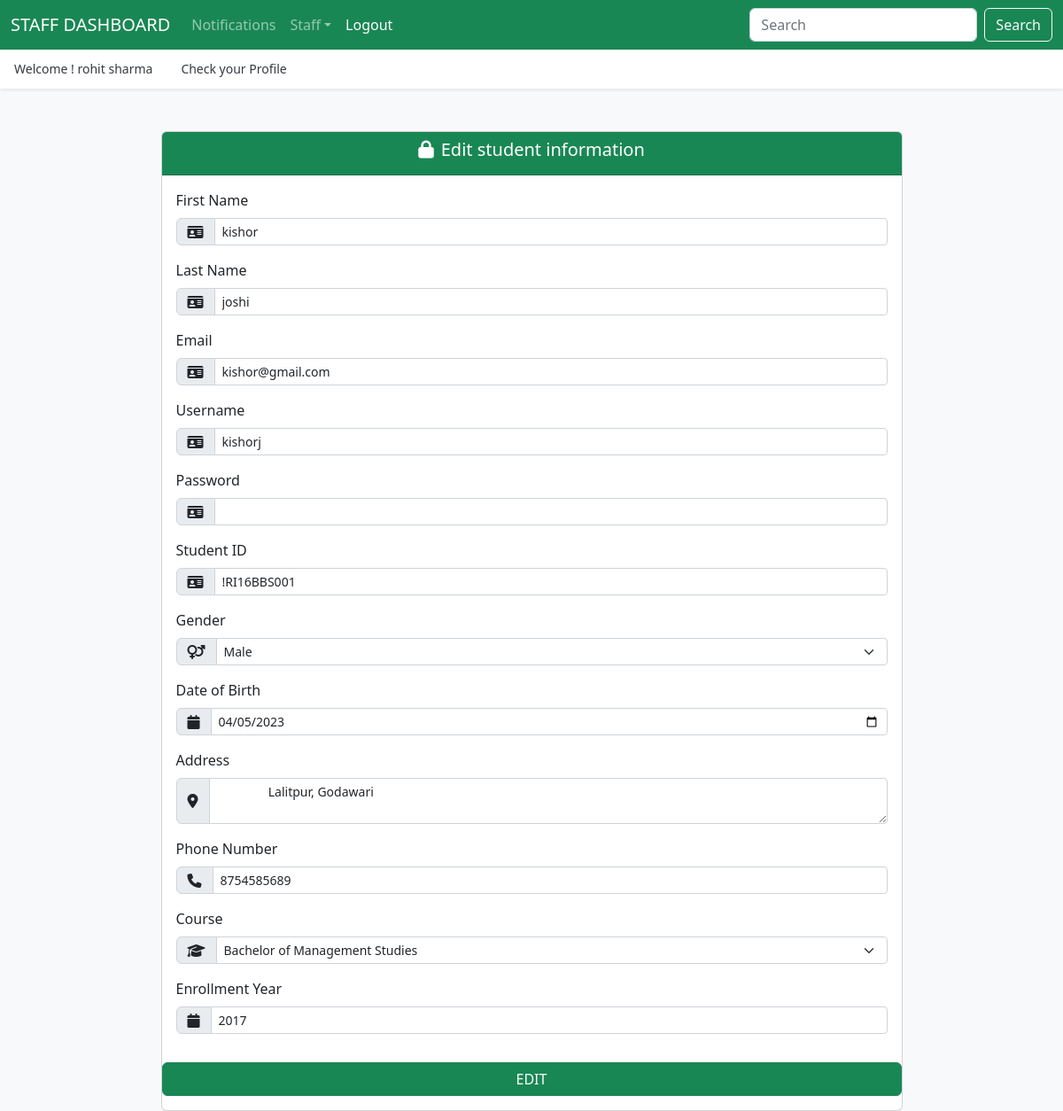
The app's page /hod/student/edit/2/ (signed in) with its own data.
### authentication/models.py (models this page shows, shortened)
class UserProfile(models.Model):
    user = models.OneToOneField(User, on_delete=models.CASCADE)
    usertype = models.CharField(max_length=50)

### app_hod/models.py (models this page shows, shortened)
class Student(models.Model):
    user = models.OneToOneField(UserProfile, on_delete=models.CASCADE)
    student_id = models.CharField(max_length=20, unique=True)
    gender = models.CharField(max_length=1, choices=[('M', 'Male'), ('F', 'Female')])
    dob = models.DateField()
    address = models.TextField()
    phone_number = models.CharField(max_length=20)
    course = models.ForeignKey(Course,on_delete=models.DO_NOTHING)
    enrollment_year = models.CharField(max_length=100, default=None)
    created_at = models.DateTimeField(auto_now_add=True)
    updated_at = models.DateTimeField(auto_now=True)

class Course(models.Model):
    name = models.CharField(max_length=100)
    created_at = models.DateTimeField(auto_now_add=True)
    updated_at = models.DateTimeField(auto_now=True)

### app_hod/views.py (the view)
# urls.py: path('student/edit/<int:id>/', views.student_edit, name='edit-student'),
@login_required(login_url='/login/')
def student_edit(request, id):
    student = Student.objects.get(id=id)
    courses = Course.objects.all()
    dob = student.dob.strftime('%Y-%m-%d')
    context = {"data": student, "course": courses, "dob": dob}
    return render(request, 'hod/student_edit.html', context)

### templates/hod/student_edit.html (shortened to what this page needs)
{% extends 'layouts/master.html' %}
{% block content %}
<div class="container pt-5 d-flex align-items-center justify-content-center">
  <div class="card w-75">
    <div class="card-header bg-success text-white text-center">
      <h5><i class="fas fa-lock me-2"></i>Edit student information</h5>
    </div>
    <div class="card-body">
      <form action="{% url 'update-student' %}" method="POST">
        <div class="mb-3">
          <label for="first_name" class="form-label">First Name</label>
          <div class="input-group">
            <span class="input-group-text"><i class="fas fa-id-card"></i></span>
            <input type="text" name="first_name" value="{{ data.user.user.first_name }}" class="form-control form-control-sm">
          </div>
        </div>
        <div class="mb-3">
          <label for="last_name" class="form-label">Last Name</label>
          <div class="input-group">
            <span class="input-group-text"><i class="fas fa-id-card"></i></span>
            <input type="text" name="last_name" value="{{ data.user.user.last_name }}" class="form-control form-control-sm">
          </div>
        </div>
        <div class="mb-3">
          <label for="email" class="form-label">Email</label>
          <div class="input-group">
            <span class="input-group-text"><i class="fas fa-id-card"></i></span>
            <input type="email" name="email"  value="{{ data.user.user.email }}" class="form-control form-control-sm">
          </div>
        </div>
        <div class="mb-3">
          <label for="username" class="form-label">Username</label>
          <div class="input-group">
            <span class="input-group-text"><i class="fas fa-id-card"></i></span>
            <input type="text" name="username" value="{{ data.user.user.username }}" class="form-control form-control-sm">
          </div>
        </div>
        <div class="mb-3">
          <label for="password" class="form-label">Password</label>
          <div class="input-group">
            <span class="input-group-text"><i class="fas fa-id-card"></i></span>
            <input type="password" name="password" class="form-control form-control-sm">
          </div>
        </div>
        <div class="mb-3">
          <label for="student_id" class="form-label">Student ID</label>
          <div class="input-group">
            <span class="input-group-text"><i class="fas fa-id-card"></i></span>
            <input type="text" name="student_id" value="{{ data.student_id }}" class="form-control form-control-sm">
          </div>
        </div>
        <div class="mb-3">
          <label for="gender" class="form-label">Gender</label>
          <div class="input-group">
            <span class="input-group-text"><i class="fas fa-venus-mars"></i></span>
            <select name="gender" class="form-select form-select-sm">
              <option value="M" {% if data.gender == 'M' %}selected{% endif %}>Male</option>
            </select>
          </div>
        </div>
        <div class="mb-3">
          <label for="dob" class="form-label">Date of Birth</label>
          <div class="input-group">
            <span class="input-group-text"><i class="fas fa-calendar"></i></span>
            <input type="date" name="dob" value="{{ dob }}" class="form-control form-control-sm">
          </div>
        </div>
        <div class="mb-3">
          <label for="address" class="form-label">Address</label>
          <div class="input-group">
            <span class="input-group-text"><i class="fas fa-map-marker-alt"></i></span>
            <textarea name="address" class="form-control form-control-sm"> {{ data.address }}</textarea>
          </div>
        </div>
        <div class="mb-3">
          <label for="phone_number" class="form-label">Phone Number</label>
          <div class="input-group">
            <span class="input-group-text"><i class="fas fa-phone"></i></span>
            <input type="text" name="phone_number" value="{{ data.phone_number }}" class="form-control form-control-sm">
          </div>
        </div>
        <div class="mb-3">
            <label for="course" class="form-label">Course</label>
            <div class="input-group">
              <span class="input-group-text"><i class="fas fa-graduation-cap"></i></span>
              <select name="course" class="form-select form-select-sm">
                {% for cor in course %}
                <option value="{{ cor.id }}" {% if cor.id == data.course.id %}selected{% endif %}>{{ cor.name }}</option>
                {% endfor %}
              </select>
            </div>
          </div>
          <div class="mb-3">
            <label for="enrollment_year" class="form-label">Enrollment Year</label>
            <div class="input-group">
              <span class="input-group-text"><i class="fas fa-calendar"></i></span>
              <input type="text" name="enrollment_year" value="{{ data.enrollment_year }}" class="form-control form-control-sm">
            </div>
          </div>
          </div>
          <button type="submit" class="btn btn-success col-12 mb-3">EDIT</button>
      </div>
    </div>
{% endblock %}

### templates/layouts/master.html (shortened to what this page needs)
{% load static %}
<!doctype html>
<html lang="en">
<head>
  <link rel="stylesheet" href="https://cdnjs.cloudflare.com/ajax/libs/font-awesome/6.4.0/css/all.min.css">
  <link href="https://cdn.jsdelivr.net/npm/bootstrap@5.2.3/dist/css/bootstrap.min.css" rel="stylesheet">
  <link href="{% static 'css/offcanvas.css' %}" rel="stylesheet">
</head>
<body class="bg-light">
  {% if user.userprofile.usertype == 'hod' %}
  <nav class="navbar navbar-expand-lg fixed-top navbar-dark bg-success" aria-label="Main navigation">
    <div class="container-fluid">
      <a class="navbar-brand" href="{% url 'hodpage' %}" style="text-transform:uppercase;">{{ user.userprofile.usertype }} Dashboard</a>
      <button class="navbar-toggler p-0 border-0" type="button" id="navbarSideCollapse" aria-label="Toggle navigation">
        <span class="navbar-toggler-icon"></span>
      </button>
      <div class="navbar-collapse offcanvas-collapse" id="navbarsExampleDefault">
        <ul class="navbar-nav me-auto mb-2 mb-lg-0">
          <li class="nav-item dropdown">
            <a class="nav-link dropdown-toggle" href="#" id="dropdown00" data-bs-toggle="dropdown" aria-expanded="false">Notification</a>
            <ul class="dropdown-menu" aria-labelledby="dropdown00">
              <li><a class="dropdown-item" href="{% url 'send-studentnotification' %}">Student Notification</a></li>
              <li><a class="dropdown-item" href="{% url 'send-staffnotification' %}">Staff Notification</a></li>
            </ul>
          </li>
          <li class="nav-item dropdown">
            <a class="nav-link dropdown-toggle" href="#" id="dropdown01" data-bs-toggle="dropdown" aria-expanded="false">Course</a>
            <ul class="dropdown-menu" aria-labelledby="dropdown01">
              <li><a class="dropdown-item" href="{% url 'add-course' %}">Add Course</a></li>
              <li><a class="dropdown-item" href="{% url 'list-course' %}">View Course</a></li>
            </ul>
          </li>
          <li class="nav-item dropdown">
            <a class="nav-link dropdown-toggle" href="#" id="dropdown02" data-bs-toggle="dropdown" aria-expanded="false">Student</a>
            <ul class="dropdown-menu" aria-labelledby="dropdown02">
              <li><a class="dropdown-item" href="{% url 'add-student' %}">Add Student</a></li>
              <li><a class="dropdown-item" href="{% url 'list-student' %}">View Student</a></li>
            </ul>
          </li>
          <li class="nav-item dropdown">
            <a class="nav-link dropdown-toggle" href="#" id="dropdown03" data-bs-toggle="dropdown" aria-expanded="false">Staff</a>
            <ul class="dropdown-menu" aria-labelledby="dropdown03">
              <li><a class="dropdown-item" href="{% url 'add-staff' %}">Add Staff</a></li>
              <li><a class="dropdown-item" href="{% url 'list-staff' %}">View Staff</a></li>
            </ul>
          </li>
          <li class="nav-item dropdown">
            <a class="nav-link dropdown-toggle" href="#" id="dropdown04" data-bs-toggle="dropdown" aria-expanded="false">Subject</a>
            <ul class="dropdown-menu" aria-labelledby="dropdown04">
              <li><a class="dropdown-item" href="{% url 'add-subject' %}">Add Subject</a></li>
              <li><a class="dropdown-item" href="{% url 'list-subject' %}">View Subject</a></li>
            </ul>
          </li>
          <li class="nav-item">
            <a class="nav-link active" aria-current="page" href="{% url 'logout' %}">Logout</a>
          </li>
        </ul>
        <form class="d-flex">
          <input class="form-control me-2" type="search" placeholder="Search" aria-label="Search">
          <button class="btn btn-outline-light" type="submit">Search</button>
        </form>
      </div>
    </div>
  </nav>
  {% elif user.userprofile.usertype == 'staff' %}
  <nav class="navbar navbar-expand-lg fixed-top navbar-dark bg-success" aria-label="Main navigation">
    <div class="container-fluid">
      <a class="navbar-brand" href="{% url 'staffpage' %}" style="text-transform:uppercase;">{{ user.userprofile.usertype }} Dashboard</a>
      <div class="navbar-collapse offcanvas-collapse" id="navbarsExampleDefault">
        <ul class="navbar-nav me-auto mb-2 mb-lg-0">
          <li class="nav-item">
            <a class="nav-link" href="{% url 'staff-notification' %}">Notifications</a>
          </li>
          <li class="nav-item dropdown">
            <a class="nav-link dropdown-toggle" href="#" id="dropdown03" data-bs-toggle="dropdown" aria-expanded="false">Staff</a>
          </li>
          <li class="nav-item">
            <a class="nav-link active" aria-current="page" href="{% url 'logout' %}">Logout</a>
          </li>
        </ul>
        <form class="d-flex">
          <input class="form-control me-2" type="search" placeholder="Search" aria-label="Search">
          <button class="btn btn-outline-light" type="submit">Search</button>
        </form>
      </div>
    </div>
  </nav>
  {% endif %}
  <div class="nav-scroller bg-body shadow-sm">
    <nav class="nav nav-underline" aria-label="Secondary navigation">
      <p class="nav-link active" aria-current="page">Welcome ! {{ user.first_name }} {{ user.last_name }}</p>
      <a class="nav-link active" aria-current="page"
      {% if user.userprofile.usertype == 'hod' %}
      href=" {% url 'hodprofile' %}"
      {% elif user.userprofile.usertype == 'staff' %}
      href=" {% url 'staffprofile' %}"
      {% elif user.userprofile.usertype == 'student' %}
      href=" {% url 'studentprofile' %}"
      {% endif %}>Check your Profile</a>
    </nav>
  </div>
  {% block content %}
  {% endblock %}
</body>
</html>

### static/css/offcanvas.css (style rules this page uses)
html, body { overflow-x: hidden; }
body { padding-top: 56px; }
.nav-scroller { position: relative; z-index: 2; height: 2.75rem; overflow-y: hidden; }
.nav-scroller .nav { display: flex; flex-wrap: nowrap; padding-bottom: 1rem; margin-top: -1px; overflow-x: auto; color: rgba(255, 255, 255, .75); text-align: center; white-space: nowrap; -webkit-overflow-scrolling: touch; }
.nav-underline .nav-link { padding-top: .75rem; padding-bottom: .75rem; font-size: .875rem; color: #6c757d; }
.nav-underline .active { font-weight: 500; color: #343a40; }

### records on screen
Student: first_name "kishor", last_name "joshi", email "kishor@gmail.com", username "kishorj", student_id "!RI16BBS001", gender "Male", address "Lalitpur, Godawari", phone_number "8754585689", course "Bachelor of Management Studies", enrollment_year "2017"

### other values on screen
{{ user.userprofile.usertype }} "STAFF"
{{ user.first_name }} "rohit"
{{ user.last_name }} "sharma"
